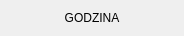
<?xml version="1.0" encoding="UTF-8"?>
<ui version="4.0">
 <class>TClockWidget</class>
 <widget class="QWidget" name="TClockWidget">
  <property name="geometry">
   <rect>
    <x>0</x>
    <y>0</y>
    <width>184</width>
    <height>36</height>
   </rect>
  </property>
  <property name="windowTitle">
   <string>Form</string>
  </property>
  <layout class="QHBoxLayout" name="horizontalLayout">
   <item>
    <widget class="QLabel" name="timeLabel">
     <property name="text">
      <string>GODZINA</string>
     </property>
     <property name="alignment">
      <set>Qt::AlignCenter</set>
     </property>
    </widget>
   </item>
  </layout>
 </widget>
 <resources/>
 <connections/>
</ui>
